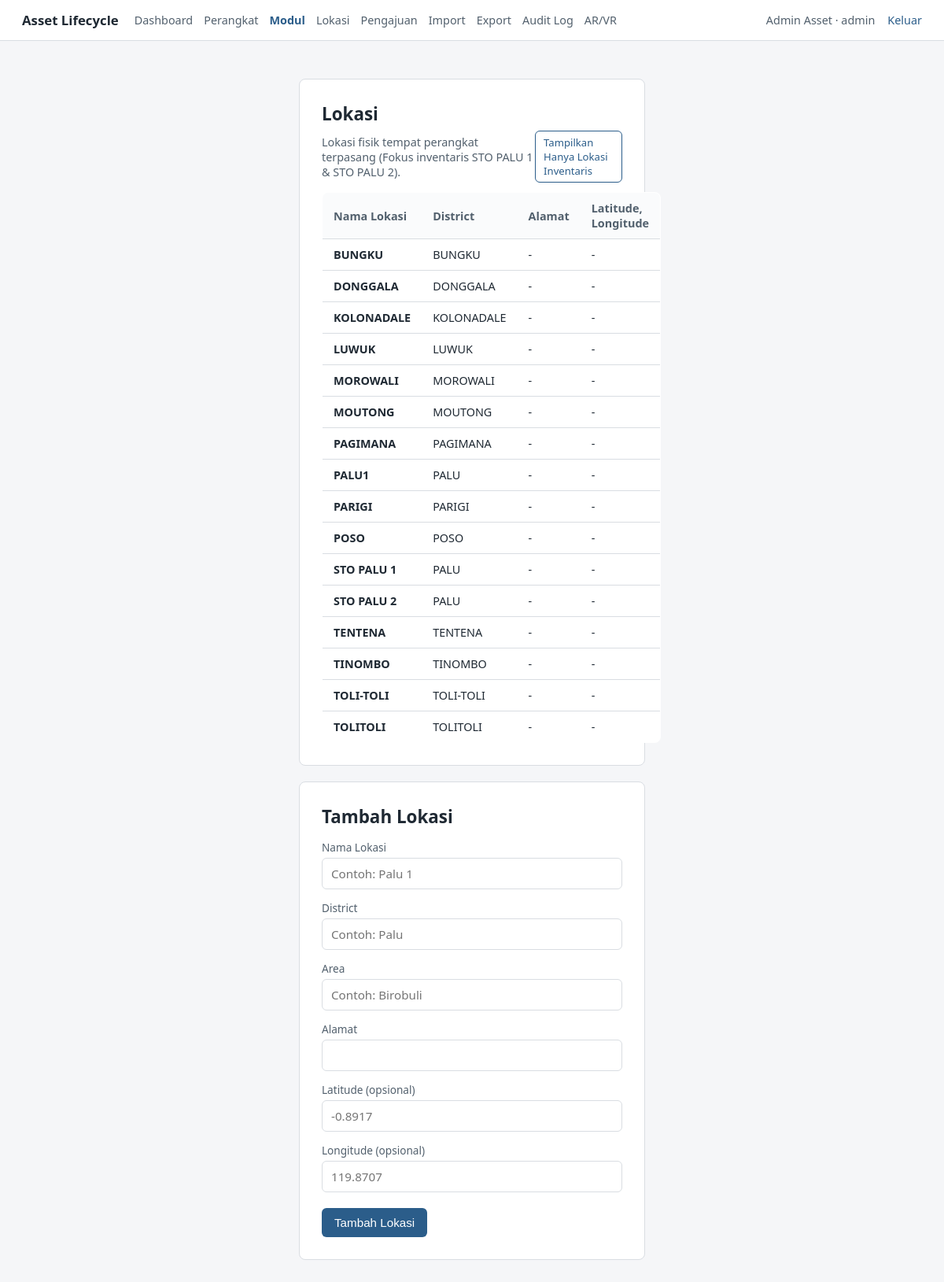
The app's page /device/locations?all=1 (signed in) with its own data.
### app/models/user.py (models this page shows, shortened)
class User(db.Model, UserMixin):
    __tablename__ = "user"
    user_id = db.Column(db.Integer, primary_key=True)
    name = db.Column(db.String(150), nullable=False)
    email = db.Column(db.String(150), unique=True)
    password = db.Column(db.String(255))
    role = db.Column(db.String(20), nullable=False)  # 'admin' / 'karyawan_tif' / 'teknisi'
    is_pj = db.Column(db.Boolean, default=False)
    district = db.Column(db.String(100))
    status = db.Column(db.String(20), default="aktif")  # 'aktif' / 'pending'
    avatar_path = db.Column(db.String(255), nullable=True)  # path relatif ke static/avatars/
    created_at = db.Column(db.DateTime, default=datetime.utcnow)
    updated_at = db.Column(db.DateTime, onupdate=datetime.utcnow)

### app/models/location.py (models this page shows)
class Location(db.Model):
    __tablename__ = "locations"
    location_id = db.Column(db.Integer, primary_key=True)
    nama_lokasi = db.Column(db.String(150))  # 'Palu 1', 'Palu 2', 'Donggala'
    alamat = db.Column(db.Text)
    district = db.Column(db.String(100))
    area = db.Column(db.String(100))
    latitude = db.Column(db.Float)
    longitude = db.Column(db.Float)
    created_at = db.Column(db.DateTime, default=datetime.utcnow)
    updated_at = db.Column(db.DateTime, onupdate=datetime.utcnow)
    devices = db.relationship("Device", backref="location")

### app/modules/device/routes.py (the view, shortened to what this page needs)
@device_bp.route("/locations", methods=["GET", "POST"])
@login_required
@role_required("admin", "karyawan_tif")
def locations():
    show_all = request.args.get("all", "0") == "1"
    if show_all:
        locs = Location.query.order_by(Location.nama_lokasi).all()
    return render_template("device/locations.html", locations=locs, show_all=show_all)

### app/templates/device/locations.html (shortened to what this page needs)
{% extends "base.html" %}
{% block content %}
<div class="page page--wide" style="margin:0;padding:0;max-width:none;">
<div class="card" style="margin-bottom:20px;">
    <h1>Lokasi</h1>
    <div style="display:flex;justify-content:space-between;align-items:center;margin-bottom:12px;">
        <p class="subtitle" style="margin:0;">Lokasi fisik tempat perangkat terpasang (Fokus inventaris STO PALU 1 &amp; STO PALU 2).</p>
        <div>
            {% if show_all %}
                <a href="{{ url_for('device.locations') }}" class="btn btn--secondary btn--small">Tampilkan Hanya Lokasi Inventaris</a>
            {% else %}
                <a href="{{ url_for('device.locations', all=1) }}" class="btn btn--secondary btn--small">Tampilkan Semua Lokasi</a>
            {% endif %}
        </div>
    </div>
    <table>
        <thead>
            <tr>
                <th>Nama Lokasi</th>
                <th>District</th>
                <th>Alamat</th>
                <th>Latitude, Longitude</th>
            </tr>
        </thead>
        <tbody>
            {% for l in locations %}
            <tr>
                <td><strong>{{ l.nama_lokasi }}</strong></td>
                <td>{{ l.district or "-" }}</td>
                <td>{{ l.alamat or "-" }}</td>
                <td>
                    {% if l.latitude and l.longitude %}
                        {{ l.latitude }}, {{ l.longitude }}
                    {% else %}
                        -
                    {% endif %}
                </td>
            </tr>
            {% else %}
            <tr><td colspan="4">Belum ada lokasi yang sesuai.</td></tr>
            {% endfor %}
        </tbody>
    </table>
</div>
<div class="card">
    <h1>Tambah Lokasi</h1>
    <form method="POST">
        <label for="nama_lokasi">Nama Lokasi</label>
        <input type="text" id="nama_lokasi" name="nama_lokasi" placeholder="Contoh: Palu 1" required>
        <label for="district">District</label>
        <input type="text" id="district" name="district" placeholder="Contoh: Palu" required>
        <label for="area">Area</label>
        <input type="text" id="area" name="area" placeholder="Contoh: Birobuli">
        <label for="alamat">Alamat</label>
        <input type="text" id="alamat" name="alamat">
        <label for="latitude">Latitude (opsional)</label>
        <input type="text" id="latitude" name="latitude" placeholder="-0.8917">
        <label for="longitude">Longitude (opsional)</label>
        <input type="text" id="longitude" name="longitude" placeholder="119.8707">
        <button type="submit">Tambah Lokasi</button>
    </form>
</div>
</div>
{% endblock %}

### app/templates/base.html (shortened to what this page needs)
<!DOCTYPE html>
<html lang="id">
<head>
    <link rel="stylesheet" href="{{ url_for('static', filename='style.css') }}">
</head>
<body>
    <header class="topbar">
        <div style="display:flex;align-items:center;gap:20px;">
            <a href="{{ url_for('index') }}" class="topbar__brand">Asset Lifecycle</a>
            {% if current_user.is_authenticated %}
            <nav class="topbar__menu" style="display:flex;gap:14px;font-size:0.9rem;">
                <a href="{{ url_for('index') }}" style="color:var(--ink-soft);text-decoration:none;">Dashboard</a>
                <a href="{{ url_for('device.devices') }}" style="color:var(--ink-soft);text-decoration:none;">Perangkat</a>
                <a href="{{ url_for('module_request.inventory') }}" style="color:var(--accent);font-weight:600;text-decoration:none;">Modul</a>
                <a href="{{ url_for('device.locations') }}" style="color:var(--ink-soft);text-decoration:none;">Lokasi</a>
                <a href="{{ url_for('module_request.list_requests') }}" style="color:var(--ink-soft);text-decoration:none;">Pengajuan</a>
                {% if current_user.role in ['admin', 'karyawan_tif'] %}
                <a href="{{ url_for('data_import.index') }}" style="color:var(--ink-soft);text-decoration:none;">Import</a>
                <a href="{{ url_for('export.index') }}" style="color:var(--ink-soft);text-decoration:none;">Export</a>
                <a href="{{ url_for('audit.logs') }}" style="color:var(--ink-soft);text-decoration:none;">Audit Log</a>
                {% endif %}
                <a href="{{ url_for('ar.scan') }}" style="color:var(--ink-soft);text-decoration:none;">AR/VR</a>
            </nav>
            {% endif %}
        </div>
        <nav class="topbar__nav">
            {% if current_user.is_authenticated %}
                <span class="topbar__user">{{ current_user.name }} &middot; {{ current_user.role }}{% if current_user.is_pj %} &middot; PJ{% endif %}</span>
                <a href="{{ url_for('auth.logout') }}">Keluar</a>
            {% else %}
                <a href="{{ url_for('auth.login') }}">Masuk</a>
            {% endif %}
        </nav>
    </header>
    <main class="page">
        {% block content %}{% endblock %}
    </main>
</body>
</html>

### app/static/style.css (style rules this page uses)
:root { --ink: #1f2933; --ink-soft: #52606d; --line: #d9dde2; --surface: #ffffff; --bg: #f5f6f8; --accent: #2b5d8a; --accent-hover: #234a6f; --error-bg: #fbe9e7; --error-ink: #9c3b2e; --success-bg: #e6f3ea; --success-ink: #2c6e49; }
* { box-sizing: border-box; }
body { margin: 0; font-family: "Segoe UI", system-ui, -apple-system, sans-serif; color: var(--ink); background: var(--bg); }
.topbar { display: flex; justify-content: space-between; align-items: center; padding: 14px 28px; background: var(--surface); border-bottom: 1px solid var(--line); }
.topbar__brand { font-weight: 600; font-size: 1.05rem; color: var(--ink); text-decoration: none; }
.topbar__nav { display: flex; align-items: center; gap: 16px; font-size: 0.9rem; }
.topbar__nav a { color: var(--accent); text-decoration: none; }
.topbar__user { color: var(--ink-soft); }
.page { max-width: 480px; margin: 48px auto; padding: 0 20px; }
.page--wide { max-width: 900px; }
.card { background: var(--surface); border: 1px solid var(--line); border-radius: 8px; padding: 28px; }
h1 { font-size: 1.4rem; margin: 0 0 6px; }
.subtitle { color: var(--ink-soft); font-size: 0.9rem; margin: 0 0 24px; }
label { display: block; font-size: 0.85rem; color: var(--ink-soft); margin-bottom: 4px; margin-top: 14px; }
input, select { width: 100%; padding: 9px 11px; border: 1px solid var(--line); border-radius: 6px; font-size: 0.95rem; font-family: inherit; }
button, .btn { display: inline-block; margin-top: 20px; padding: 10px 16px; background: var(--accent); color: white; border: none; border-radius: 6px; font-size: 0.95rem; cursor: pointer; text-decoration: none; }
.btn--secondary { background: transparent; color: var(--accent); border: 1px solid var(--accent); }
table { width: 100%; border-collapse: collapse; background: var(--surface); border: 1px solid var(--line); border-radius: 8px; overflow: hidden; }
th, td { text-align: left; padding: 10px 14px; border-bottom: 1px solid var(--line); font-size: 0.9rem; }
th { background: #fafbfc; color: var(--ink-soft); font-weight: 600; }
tr:last-child td { border-bottom: none; }
.btn--small { margin-top: 0; padding: 5px 10px; font-size: 0.82rem; }

### records on screen
User: name "Admin Asset", role "admin"
Location: nama_lokasi "BUNGKU", district "BUNGKU", alamat "-"
Location: nama_lokasi "DONGGALA", district "DONGGALA", alamat "-"
Location: nama_lokasi "KOLONADALE", district "KOLONADALE", alamat "-"
Location: nama_lokasi "LUWUK", district "LUWUK", alamat "-"
Location: nama_lokasi "MOROWALI", district "MOROWALI", alamat "-"
Location: nama_lokasi "MOUTONG", district "MOUTONG", alamat "-"
Location: nama_lokasi "PAGIMANA", district "PAGIMANA", alamat "-"
Location: nama_lokasi "PALU1", district "PALU", alamat "-"
Location: nama_lokasi "PARIGI", district "PARIGI", alamat "-"
Location: nama_lokasi "POSO", district "POSO", alamat "-"
Location: nama_lokasi "STO PALU 1", district "PALU", alamat "-"
Location: nama_lokasi "STO PALU 2", district "PALU", alamat "-"
Location: nama_lokasi "TENTENA", district "TENTENA", alamat "-"
Location: nama_lokasi "TINOMBO", district "TINOMBO", alamat "-"
Location: nama_lokasi "TOLI-TOLI", district "TOLI-TOLI", alamat "-"
Location: nama_lokasi "TOLITOLI", district "TOLITOLI", alamat "-"
